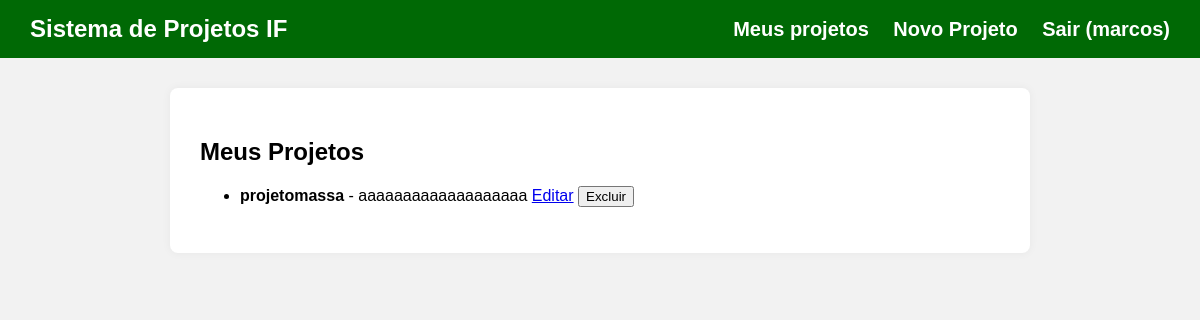
The app's page /meus-projetos (signed in) with its own data.
### tables this page shows
CREATE TABLE usuarios (
            id INTEGER PRIMARY KEY AUTOINCREMENT,
            nome TEXT NOT NULL,
            email TEXT NOT NULL UNIQUE,
            senha TEXT NOT NULL
        );

CREATE TABLE projetos (
            id INTEGER PRIMARY KEY AUTOINCREMENT,
            titulo TEXT NOT NULL,
            descricao TEXT NOT NULL,
            usuario TEXT NOT NULL
        );

### app.py (the view)
@app.route('/meus-projetos')
@login_required
def meus_projetos():
    conn = get_db_connection()
    cursor = conn.cursor()
    cursor.execute(
        'SELECT * FROM projetos WHERE usuario = ?',
        (current_user.nome,)
    )
    projetos = cursor.fetchall()
    conn.close()
    return render_template('meus_projetos.html', projetos=projetos)

### app.py (called while the page is built)
@login_manager.user_loader
def load_user(user_id):
    conn = get_db_connection()
    cursor = conn.cursor()
    cursor.execute("SELECT * FROM usuarios WHERE id = ?", (user_id,))
    user_data = cursor.fetchone()
    conn.close()
    if user_data:
        return User(id=user_data['id'], nome=user_data['nome'], email=user_data['email'])
    return None

### database.py (called while the page is built)
def get_db_connection():
    conn = sqlite3.connect('jogo.db')
    conn.row_factory = sqlite3.Row
    return conn

### templates/meus_projetos.html (shortened to what this page needs)
{% extends 'base.html' %}
{% block content %}
<h2>Meus Projetos</h2>
{% if projetos %}
    <ul>
    {% for projeto in projetos %}
        <li>
            <strong>{{ projeto['titulo'] }}</strong> - {{ projeto['descricao'] }}
            <a href="{{ url_for('editar_projeto', id=projeto['id']) }}">Editar</a>
            <form action="{{ url_for('excluir_projeto') }}" method="POST" style="display:inline;">
                <button type="submit" onclick="return confirm('Tem certeza que deseja excluir?')">
                    Excluir
                </button>
            </form>
        </li>
    {% endfor %}
    </ul>
{% else %}
    <p>Você ainda não cadastrou nenhum projeto.</p>
{% endif %}
{% endblock %}

### templates/base.html (shortened to what this page needs)
<!DOCTYPE html>
<html lang="pt-br">
<head>
    <link rel="stylesheet" href="{{ url_for('static', filename='base.css') }}">
    </head>
<body>
    <header>
        <a href="{{ url_for('index') }}"><h1>Sistema de Projetos IF</h1></a>
        <nav>
            {% if current_user.is_authenticated %}
                <a href="{{ url_for('meus_projetos') }}">Meus projetos</a>
                <a href="{{ url_for('cadastrar_projeto') }}">Novo Projeto</a>
                <a href="{{ url_for('logout') }}">Sair ({{ current_user.nome }})</a>
            {% endif %}
        </nav>
    </header>
    <main>
        {% block content %}
        {% endblock %}
    </main>
</body>
</html>

### static/base.css (style rules this page uses)
body { font-family: Arial, sans-serif; margin: 0; background-color: #f2f2f2; }
header { background-color: #006905; color: white; padding: 15px 30px; display: flex; justify-content: space-between; align-items: center; }
header h1 { margin: 0; font-size: 24px; }
header a { color: white; text-decoration: none; }
nav a { color: white; font-size: 20px; text-decoration: none; margin-left: 20px; font-weight: bold; }
main { padding: 30px; background-color: white; max-width: 800px; margin: 30px auto; border-radius: 8px; box-shadow: 0 0 10px rgba(0,0,0,0.05); }

### records on screen
usuarios: nome "marcos"
projetos: titulo "projetomassa", descricao "aaaaaaaaaaaaaaaaaaa"
